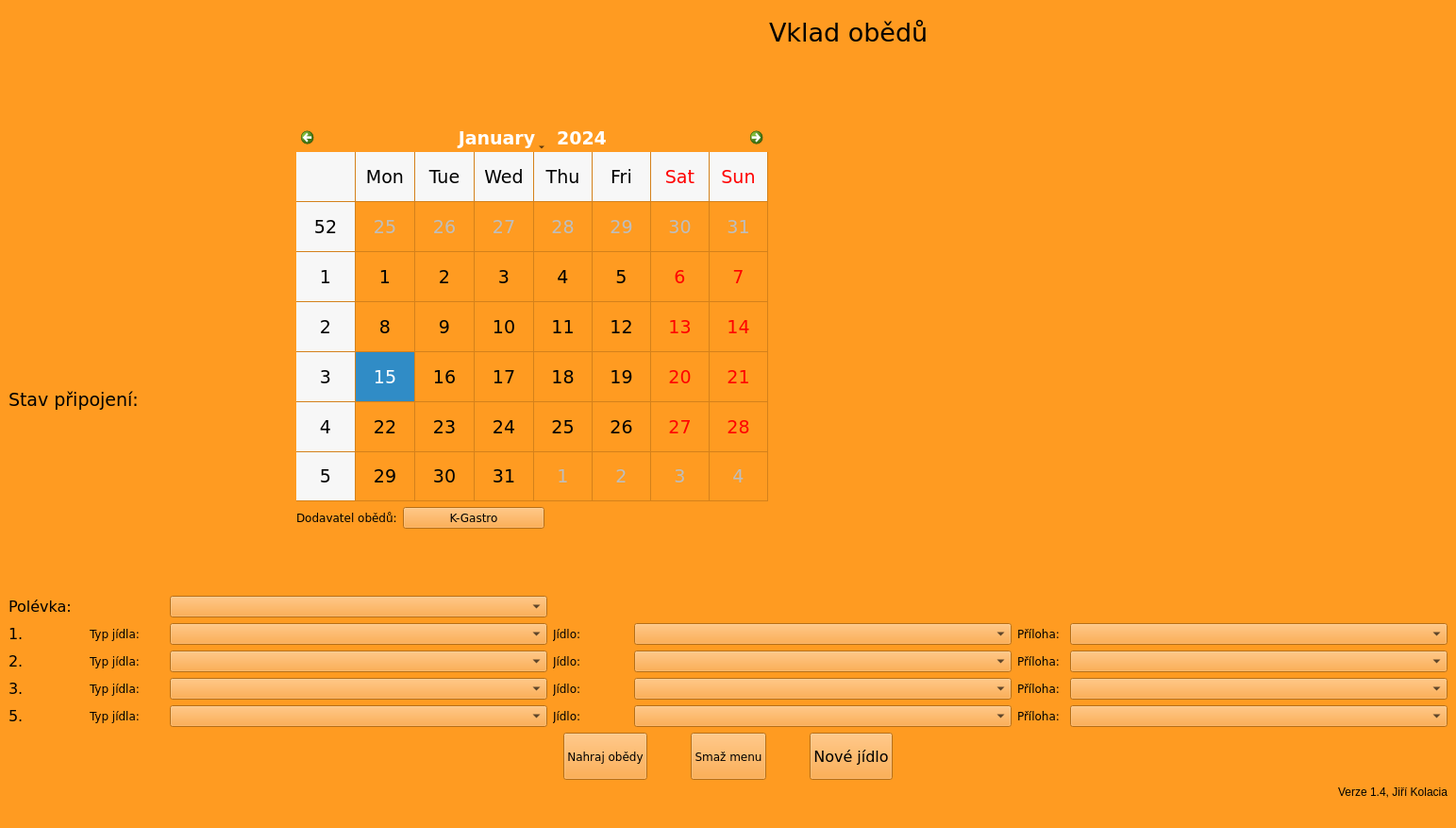
<?xml version="1.0" encoding="UTF-8"?>
<ui version="4.0">
 <class>MainWindow</class>
 <widget class="QMainWindow" name="MainWindow">
  <property name="geometry">
   <rect>
    <x>0</x>
    <y>0</y>
    <width>1543</width>
    <height>877</height>
   </rect>
  </property>
  <property name="windowTitle">
   <string>MainWindow</string>
  </property>
  <property name="styleSheet">
   <string notr="true">background-color: rgb(255, 155, 33);</string>
  </property>
  <widget class="QWidget" name="centralwidget">
   <layout class="QVBoxLayout" name="verticalLayout_6">
    <item>
     <layout class="QHBoxLayout" name="horizontalLayout_2">
      <item>
       <widget class="QLabel" name="label_8">
        <property name="minimumSize">
         <size>
          <width>250</width>
          <height>50</height>
         </size>
        </property>
        <property name="maximumSize">
         <size>
          <width>250</width>
          <height>50</height>
         </size>
        </property>
        <property name="styleSheet">
         <string notr="true">image: url(:/icons/ASTOTEC_logo_250x50.pngHIDE);</string>
        </property>
        <property name="text">
         <string/>
        </property>
       </widget>
      </item>
      <item>
       <spacer name="horizontalSpacer_13">
        <property name="orientation">
         <enum>Qt::Horizontal</enum>
        </property>
        <property name="sizeHint" stdset="0">
         <size>
          <width>40</width>
          <height>20</height>
         </size>
        </property>
       </spacer>
      </item>
      <item>
       <widget class="QLabel" name="label">
        <property name="font">
         <font>
          <family>Verdana</family>
          <pointsize>20</pointsize>
         </font>
        </property>
        <property name="text">
         <string>Vklad obědů</string>
        </property>
       </widget>
      </item>
      <item>
       <spacer name="horizontalSpacer_5">
        <property name="orientation">
         <enum>Qt::Horizontal</enum>
        </property>
        <property name="sizeHint" stdset="0">
         <size>
          <width>40</width>
          <height>20</height>
         </size>
        </property>
       </spacer>
      </item>
     </layout>
    </item>
    <item>
     <spacer name="verticalSpacer_2">
      <property name="orientation">
       <enum>Qt::Vertical</enum>
      </property>
      <property name="sizeHint" stdset="0">
       <size>
        <width>20</width>
        <height>17</height>
       </size>
      </property>
     </spacer>
    </item>
    <item>
     <layout class="QHBoxLayout" name="horizontalLayout_3">
      <item>
       <layout class="QVBoxLayout" name="verticalLayout_5">
        <item>
         <spacer name="verticalSpacer">
          <property name="orientation">
           <enum>Qt::Vertical</enum>
          </property>
          <property name="sizeHint" stdset="0">
           <size>
            <width>20</width>
            <height>40</height>
           </size>
          </property>
         </spacer>
        </item>
        <item>
         <layout class="QVBoxLayout" name="verticalLayout_4">
          <item>
           <widget class="QLabel" name="LBL_TrafficLight">
            <property name="minimumSize">
             <size>
              <width>0</width>
              <height>150</height>
             </size>
            </property>
            <property name="maximumSize">
             <size>
              <width>16777215</width>
              <height>150</height>
             </size>
            </property>
            <property name="styleSheet">
             <string notr="true">ximage: url(:/icons/Green.png);
border:0;
background-color: rgba( 255, 255, 255, 0% );</string>
            </property>
            <property name="text">
             <string/>
            </property>
           </widget>
          </item>
          <item>
           <layout class="QHBoxLayout" name="horizontalLayout_4">
            <item>
             <widget class="QLabel" name="label_3">
              <property name="maximumSize">
               <size>
                <width>16777215</width>
                <height>30</height>
               </size>
              </property>
              <property name="font">
               <font>
                <family>Verdana</family>
                <pointsize>14</pointsize>
               </font>
              </property>
              <property name="text">
               <string>Stav připojení:</string>
              </property>
             </widget>
            </item>
            <item>
             <widget class="QLabel" name="LE_Connection">
              <property name="minimumSize">
               <size>
                <width>40</width>
                <height>0</height>
               </size>
              </property>
              <property name="maximumSize">
               <size>
                <width>40</width>
                <height>30</height>
               </size>
              </property>
              <property name="font">
               <font>
                <family>Verdana</family>
                <pointsize>14</pointsize>
               </font>
              </property>
              <property name="text">
               <string/>
              </property>
             </widget>
            </item>
           </layout>
          </item>
         </layout>
        </item>
        <item>
         <spacer name="verticalSpacer_3">
          <property name="orientation">
           <enum>Qt::Vertical</enum>
          </property>
          <property name="sizeHint" stdset="0">
           <size>
            <width>20</width>
            <height>40</height>
           </size>
          </property>
         </spacer>
        </item>
       </layout>
      </item>
      <item>
       <spacer name="horizontalSpacer_3">
        <property name="orientation">
         <enum>Qt::Horizontal</enum>
        </property>
        <property name="sizeHint" stdset="0">
         <size>
          <width>40</width>
          <height>20</height>
         </size>
        </property>
       </spacer>
      </item>
      <item>
       <layout class="QVBoxLayout" name="verticalLayout_2">
        <item>
         <widget class="QCalendarWidget" name="LunchCalendar">
          <property name="minimumSize">
           <size>
            <width>500</width>
            <height>400</height>
           </size>
          </property>
          <property name="font">
           <font>
            <family>Verdana</family>
            <pointsize>14</pointsize>
           </font>
          </property>
          <property name="styleSheet">
           <string notr="true"/>
          </property>
          <property name="gridVisible">
           <bool>true</bool>
          </property>
         </widget>
        </item>
        <item>
         <layout class="QHBoxLayout" name="horizontalLayout_15">
          <item>
           <widget class="QLabel" name="label_10">
            <property name="font">
             <font>
              <family>Verdana</family>
             </font>
            </property>
            <property name="text">
             <string>Dodavatel obědů:</string>
            </property>
           </widget>
          </item>
          <item>
           <widget class="QPushButton" name="pushButton">
            <property name="minimumSize">
             <size>
              <width>150</width>
              <height>0</height>
             </size>
            </property>
            <property name="maximumSize">
             <size>
              <width>150</width>
              <height>16777215</height>
             </size>
            </property>
            <property name="font">
             <font>
              <family>Verdana</family>
             </font>
            </property>
            <property name="styleSheet">
             <string notr="true">
QPushButton:hover{  background: qlineargradient(spread:reflect, x1:0.1, y1:0.5, x2:1, y2:0, stop:0 rgba(160, 220, 255,255), stop:1 rgba(160, 220, 255, 255));
}



</string>
            </property>
            <property name="text">
             <string>K-Gastro</string>
            </property>
           </widget>
          </item>
          <item>
           <spacer name="horizontalSpacer_8">
            <property name="orientation">
             <enum>Qt::Horizontal</enum>
            </property>
            <property name="sizeHint" stdset="0">
             <size>
              <width>40</width>
              <height>20</height>
             </size>
            </property>
           </spacer>
          </item>
         </layout>
        </item>
       </layout>
      </item>
      <item>
       <spacer name="horizontalSpacer_2">
        <property name="orientation">
         <enum>Qt::Horizontal</enum>
        </property>
        <property name="sizeHint" stdset="0">
         <size>
          <width>40</width>
          <height>20</height>
         </size>
        </property>
       </spacer>
      </item>
      <item>
       <widget class="QLabel" name="label_5">
        <property name="sizePolicy">
         <sizepolicy hsizetype="Fixed" vsizetype="Fixed">
          <horstretch>0</horstretch>
          <verstretch>0</verstretch>
         </sizepolicy>
        </property>
        <property name="minimumSize">
         <size>
          <width>600</width>
          <height>400</height>
         </size>
        </property>
        <property name="maximumSize">
         <size>
          <width>600</width>
          <height>400</height>
         </size>
        </property>
        <property name="styleSheet">
         <string notr="true">image: url(:/icons/Sunny.JPEG);</string>
        </property>
        <property name="text">
         <string/>
        </property>
       </widget>
      </item>
     </layout>
    </item>
    <item>
     <spacer name="verticalSpacer_5">
      <property name="orientation">
       <enum>Qt::Vertical</enum>
      </property>
      <property name="sizeHint" stdset="0">
       <size>
        <width>20</width>
        <height>17</height>
       </size>
      </property>
     </spacer>
    </item>
    <item>
     <layout class="QVBoxLayout" name="verticalLayout_3">
      <item>
       <layout class="QVBoxLayout" name="verticalLayout">
        <item>
         <layout class="QHBoxLayout" name="horizontalLayout_11">
          <item>
           <widget class="QLabel" name="label_7">
            <property name="minimumSize">
             <size>
              <width>165</width>
              <height>0</height>
             </size>
            </property>
            <property name="font">
             <font>
              <family>Verdana</family>
              <pointsize>12</pointsize>
             </font>
            </property>
            <property name="text">
             <string>Polévka:</string>
            </property>
           </widget>
          </item>
          <item>
           <widget class="QComboBox" name="soup">
            <property name="minimumSize">
             <size>
              <width>400</width>
              <height>0</height>
             </size>
            </property>
            <property name="maximumSize">
             <size>
              <width>400</width>
              <height>16777215</height>
             </size>
            </property>
            <property name="font">
             <font>
              <family>Verdana</family>
             </font>
            </property>
           </widget>
          </item>
          <item>
           <spacer name="horizontalSpacer_12">
            <property name="orientation">
             <enum>Qt::Horizontal</enum>
            </property>
            <property name="sizeHint" stdset="0">
             <size>
              <width>40</width>
              <height>20</height>
             </size>
            </property>
           </spacer>
          </item>
         </layout>
        </item>
        <item>
         <layout class="QHBoxLayout" name="horizontalLayout_7">
          <item>
           <widget class="QLabel" name="n1">
            <property name="font">
             <font>
              <family>Verdana</family>
              <pointsize>12</pointsize>
             </font>
            </property>
            <property name="text">
             <string>1.</string>
            </property>
           </widget>
          </item>
          <item>
           <widget class="QLabel" name="lunch_type1">
            <property name="font">
             <font>
              <family>Verdana</family>
             </font>
            </property>
            <property name="text">
             <string>Typ jídla:</string>
            </property>
           </widget>
          </item>
          <item>
           <widget class="QComboBox" name="lunch_type_1">
            <property name="sizePolicy">
             <sizepolicy hsizetype="Preferred" vsizetype="Preferred">
              <horstretch>0</horstretch>
              <verstretch>0</verstretch>
             </sizepolicy>
            </property>
            <property name="minimumSize">
             <size>
              <width>400</width>
              <height>0</height>
             </size>
            </property>
            <property name="maximumSize">
             <size>
              <width>300</width>
              <height>16777215</height>
             </size>
            </property>
            <property name="font">
             <font>
              <family>Verdana</family>
             </font>
            </property>
           </widget>
          </item>
          <item>
           <widget class="QLabel" name="label_9">
            <property name="font">
             <font>
              <family>Verdana</family>
             </font>
            </property>
            <property name="text">
             <string>Jídlo:</string>
            </property>
           </widget>
          </item>
          <item>
           <widget class="QComboBox" name="lunch1">
            <property name="sizePolicy">
             <sizepolicy hsizetype="Preferred" vsizetype="Preferred">
              <horstretch>0</horstretch>
              <verstretch>0</verstretch>
             </sizepolicy>
            </property>
            <property name="minimumSize">
             <size>
              <width>400</width>
              <height>0</height>
             </size>
            </property>
            <property name="maximumSize">
             <size>
              <width>250</width>
              <height>16777215</height>
             </size>
            </property>
            <property name="font">
             <font>
              <family>Verdana</family>
             </font>
            </property>
           </widget>
          </item>
          <item>
           <widget class="QLabel" name="side_dish_5">
            <property name="maximumSize">
             <size>
              <width>50</width>
              <height>16777215</height>
             </size>
            </property>
            <property name="font">
             <font>
              <family>Verdana</family>
             </font>
            </property>
            <property name="text">
             <string>Příloha:</string>
            </property>
           </widget>
          </item>
          <item>
           <widget class="QComboBox" name="sidedish1">
            <property name="sizePolicy">
             <sizepolicy hsizetype="Preferred" vsizetype="Preferred">
              <horstretch>0</horstretch>
              <verstretch>0</verstretch>
             </sizepolicy>
            </property>
            <property name="minimumSize">
             <size>
              <width>400</width>
              <height>0</height>
             </size>
            </property>
            <property name="maximumSize">
             <size>
              <width>250</width>
              <height>16777215</height>
             </size>
            </property>
            <property name="font">
             <font>
              <family>Verdana</family>
             </font>
            </property>
           </widget>
          </item>
         </layout>
        </item>
        <item>
         <layout class="QHBoxLayout" name="horizontalLayout_8">
          <item>
           <widget class="QLabel" name="n2">
            <property name="font">
             <font>
              <family>Verdana</family>
              <pointsize>12</pointsize>
             </font>
            </property>
            <property name="text">
             <string>2.</string>
            </property>
           </widget>
          </item>
          <item>
           <widget class="QLabel" name="lunch_type2">
            <property name="font">
             <font>
              <family>Verdana</family>
             </font>
            </property>
            <property name="text">
             <string>Typ jídla:</string>
            </property>
           </widget>
          </item>
          <item>
           <widget class="QComboBox" name="lunch_type_2">
            <property name="sizePolicy">
             <sizepolicy hsizetype="Preferred" vsizetype="Preferred">
              <horstretch>0</horstretch>
              <verstretch>0</verstretch>
             </sizepolicy>
            </property>
            <property name="minimumSize">
             <size>
              <width>400</width>
              <height>0</height>
             </size>
            </property>
            <property name="maximumSize">
             <size>
              <width>100</width>
              <height>16777215</height>
             </size>
            </property>
            <property name="font">
             <font>
              <family>Verdana</family>
             </font>
            </property>
           </widget>
          </item>
          <item>
           <widget class="QLabel" name="label_11">
            <property name="font">
             <font>
              <family>Verdana</family>
             </font>
            </property>
            <property name="text">
             <string>Jídlo:</string>
            </property>
           </widget>
          </item>
          <item>
           <widget class="QComboBox" name="lunch2">
            <property name="sizePolicy">
             <sizepolicy hsizetype="Preferred" vsizetype="Preferred">
              <horstretch>0</horstretch>
              <verstretch>0</verstretch>
             </sizepolicy>
            </property>
            <property name="minimumSize">
             <size>
              <width>400</width>
              <height>0</height>
             </size>
            </property>
            <property name="maximumSize">
             <size>
              <width>250</width>
              <height>16777215</height>
             </size>
            </property>
            <property name="font">
             <font>
              <family>Verdana</family>
             </font>
            </property>
           </widget>
          </item>
          <item>
           <widget class="QLabel" name="side_dish">
            <property name="sizePolicy">
             <sizepolicy hsizetype="Preferred" vsizetype="Preferred">
              <horstretch>0</horstretch>
              <verstretch>0</verstretch>
             </sizepolicy>
            </property>
            <property name="minimumSize">
             <size>
              <width>0</width>
              <height>0</height>
             </size>
            </property>
            <property name="maximumSize">
             <size>
              <width>50</width>
              <height>16777215</height>
             </size>
            </property>
            <property name="baseSize">
             <size>
              <width>1</width>
              <height>0</height>
             </size>
            </property>
            <property name="font">
             <font>
              <family>Verdana</family>
             </font>
            </property>
            <property name="text">
             <string>Příloha:</string>
            </property>
           </widget>
          </item>
          <item>
           <widget class="QComboBox" name="sidedish2">
            <property name="sizePolicy">
             <sizepolicy hsizetype="Preferred" vsizetype="Preferred">
              <horstretch>0</horstretch>
              <verstretch>0</verstretch>
             </sizepolicy>
            </property>
            <property name="minimumSize">
             <size>
              <width>400</width>
              <height>0</height>
             </size>
            </property>
            <property name="maximumSize">
             <size>
              <width>250</width>
              <height>16777215</height>
             </size>
            </property>
            <property name="font">
             <font>
              <family>Verdana</family>
             </font>
            </property>
           </widget>
          </item>
         </layout>
        </item>
        <item>
         <layout class="QHBoxLayout" name="horizontalLayout_9">
          <item>
           <widget class="QLabel" name="n3">
            <property name="font">
             <font>
              <family>Verdana</family>
              <pointsize>12</pointsize>
             </font>
            </property>
            <property name="text">
             <string>3.</string>
            </property>
           </widget>
          </item>
          <item>
           <widget class="QLabel" name="lunch_type3">
            <property name="font">
             <font>
              <family>Verdana</family>
             </font>
            </property>
            <property name="text">
             <string>Typ jídla:</string>
            </property>
           </widget>
          </item>
          <item>
           <widget class="QComboBox" name="lunch_type_3">
            <property name="sizePolicy">
             <sizepolicy hsizetype="Preferred" vsizetype="Preferred">
              <horstretch>0</horstretch>
              <verstretch>0</verstretch>
             </sizepolicy>
            </property>
            <property name="minimumSize">
             <size>
              <width>400</width>
              <height>0</height>
             </size>
            </property>
            <property name="maximumSize">
             <size>
              <width>100</width>
              <height>16777215</height>
             </size>
            </property>
            <property name="font">
             <font>
              <family>Verdana</family>
             </font>
            </property>
           </widget>
          </item>
          <item>
           <widget class="QLabel" name="label_12">
            <property name="font">
             <font>
              <family>Verdana</family>
             </font>
            </property>
            <property name="text">
             <string>Jídlo:</string>
            </property>
           </widget>
          </item>
          <item>
           <widget class="QComboBox" name="lunch3">
            <property name="sizePolicy">
             <sizepolicy hsizetype="Preferred" vsizetype="Preferred">
              <horstretch>0</horstretch>
              <verstretch>0</verstretch>
             </sizepolicy>
            </property>
            <property name="minimumSize">
             <size>
              <width>400</width>
              <height>0</height>
             </size>
            </property>
            <property name="maximumSize">
             <size>
              <width>250</width>
              <height>16777215</height>
             </size>
            </property>
            <property name="font">
             <font>
              <family>Verdana</family>
             </font>
            </property>
           </widget>
          </item>
          <item>
           <widget class="QLabel" name="side_dish_2">
            <property name="maximumSize">
             <size>
              <width>50</width>
              <height>16777215</height>
             </size>
            </property>
            <property name="font">
             <font>
              <family>Verdana</family>
             </font>
            </property>
            <property name="text">
             <string>Příloha:</string>
            </property>
           </widget>
          </item>
          <item>
           <widget class="QComboBox" name="sidedish3">
            <property name="sizePolicy">
             <sizepolicy hsizetype="Preferred" vsizetype="Preferred">
              <horstretch>0</horstretch>
              <verstretch>0</verstretch>
             </sizepolicy>
            </property>
            <property name="minimumSize">
             <size>
              <width>400</width>
              <height>0</height>
             </size>
            </property>
            <property name="maximumSize">
             <size>
              <width>250</width>
              <height>16777215</height>
             </size>
            </property>
            <property name="font">
             <font>
              <family>Verdana</family>
             </font>
            </property>
           </widget>
          </item>
         </layout>
        </item>
        <item>
         <layout class="QHBoxLayout" name="horizontalLayout_10">
          <item>
           <widget class="QLabel" name="n5">
            <property name="font">
             <font>
              <family>Verdana</family>
              <pointsize>12</pointsize>
             </font>
            </property>
            <property name="text">
             <string>5.</string>
            </property>
           </widget>
          </item>
          <item>
           <widget class="QLabel" name="lunch_type5">
            <property name="font">
             <font>
              <family>Verdana</family>
             </font>
            </property>
            <property name="text">
             <string>Typ jídla:</string>
            </property>
           </widget>
          </item>
          <item>
           <widget class="QComboBox" name="lunch_type_5">
            <property name="sizePolicy">
             <sizepolicy hsizetype="Preferred" vsizetype="Preferred">
              <horstretch>0</horstretch>
              <verstretch>0</verstretch>
             </sizepolicy>
            </property>
            <property name="minimumSize">
             <size>
              <width>400</width>
              <height>0</height>
             </size>
            </property>
            <property name="maximumSize">
             <size>
              <width>100</width>
              <height>16777215</height>
             </size>
            </property>
            <property name="font">
             <font>
              <family>Verdana</family>
             </font>
            </property>
           </widget>
          </item>
          <item>
           <widget class="QLabel" name="label_14">
            <property name="font">
             <font>
              <family>Verdana</family>
             </font>
            </property>
            <property name="text">
             <string>Jídlo:</string>
            </property>
           </widget>
          </item>
          <item>
           <widget class="QComboBox" name="lunch5">
            <property name="sizePolicy">
             <sizepolicy hsizetype="Preferred" vsizetype="Preferred">
              <horstretch>0</horstretch>
              <verstretch>0</verstretch>
             </sizepolicy>
            </property>
            <property name="minimumSize">
             <size>
              <width>400</width>
              <height>0</height>
             </size>
            </property>
            <property name="maximumSize">
             <size>
              <width>250</width>
              <height>16777215</height>
             </size>
            </property>
            <property name="font">
             <font>
              <family>Verdana</family>
             </font>
            </property>
           </widget>
          </item>
          <item>
           <widget class="QLabel" name="side_dish_4">
            <property name="maximumSize">
             <size>
              <width>50</width>
              <height>16777215</height>
             </size>
            </property>
            <property name="font">
             <font>
              <family>Verdana</family>
             </font>
            </property>
            <property name="text">
             <string>Příloha:</string>
            </property>
           </widget>
          </item>
          <item>
           <widget class="QComboBox" name="sidedish5">
            <property name="sizePolicy">
             <sizepolicy hsizetype="Preferred" vsizetype="Preferred">
              <horstretch>0</horstretch>
              <verstretch>0</verstretch>
             </sizepolicy>
            </property>
            <property name="minimumSize">
             <size>
              <width>400</width>
              <height>0</height>
             </size>
            </property>
            <property name="maximumSize">
             <size>
              <width>250</width>
              <height>16777215</height>
             </size>
            </property>
            <property name="font">
             <font>
              <family>Verdana</family>
             </font>
            </property>
           </widget>
          </item>
         </layout>
        </item>
       </layout>
      </item>
      <item>
       <layout class="QHBoxLayout" name="horizontalLayout">
        <item>
         <spacer name="horizontalSpacer_14">
          <property name="orientation">
           <enum>Qt::Horizontal</enum>
          </property>
          <property name="sizeHint" stdset="0">
           <size>
            <width>40</width>
            <height>20</height>
           </size>
          </property>
         </spacer>
        </item>
        <item>
         <widget class="QPushButton" name="load_menu_day">
          <property name="minimumSize">
           <size>
            <width>0</width>
            <height>50</height>
           </size>
          </property>
          <property name="font">
           <font>
            <family>Verdana</family>
           </font>
          </property>
          <property name="styleSheet">
           <string notr="true">
QPushButton:hover{  background: qlineargradient(spread:reflect, x1:0.1, y1:0.5, x2:1, y2:0, stop:0 rgba(160, 220, 255,255), stop:1 rgba(160, 220, 255, 255));
}



</string>
          </property>
          <property name="text">
           <string>Nahraj obědy</string>
          </property>
         </widget>
        </item>
        <item>
         <spacer name="horizontalSpacer_6">
          <property name="orientation">
           <enum>Qt::Horizontal</enum>
          </property>
          <property name="sizeType">
           <enum>QSizePolicy::Minimum</enum>
          </property>
          <property name="sizeHint" stdset="0">
           <size>
            <width>40</width>
            <height>20</height>
           </size>
          </property>
         </spacer>
        </item>
        <item>
         <widget class="QPushButton" name="delete_menu">
          <property name="minimumSize">
           <size>
            <width>0</width>
            <height>50</height>
           </size>
          </property>
          <property name="font">
           <font>
            <family>Verdana</family>
           </font>
          </property>
          <property name="styleSheet">
           <string notr="true">
QPushButton:hover{  background: qlineargradient(spread:reflect, x1:0.1, y1:0.5, x2:1, y2:0, stop:0 rgba(160, 220, 255,255), stop:1 rgba(160, 220, 255, 255));
}



</string>
          </property>
          <property name="text">
           <string>Smaž menu</string>
          </property>
         </widget>
        </item>
        <item>
         <spacer name="horizontalSpacer_4">
          <property name="orientation">
           <enum>Qt::Horizontal</enum>
          </property>
          <property name="sizeType">
           <enum>QSizePolicy::Minimum</enum>
          </property>
          <property name="sizeHint" stdset="0">
           <size>
            <width>40</width>
            <height>20</height>
           </size>
          </property>
         </spacer>
        </item>
        <item>
         <widget class="QPushButton" name="PB_New_Meal">
          <property name="minimumSize">
           <size>
            <width>0</width>
            <height>50</height>
           </size>
          </property>
          <property name="font">
           <font>
            <family>Verdana</family>
            <pointsize>12</pointsize>
           </font>
          </property>
          <property name="text">
           <string>Nové jídlo</string>
          </property>
         </widget>
        </item>
        <item>
         <spacer name="horizontalSpacer">
          <property name="orientation">
           <enum>Qt::Horizontal</enum>
          </property>
          <property name="sizeHint" stdset="0">
           <size>
            <width>40</width>
            <height>20</height>
           </size>
          </property>
         </spacer>
        </item>
       </layout>
      </item>
     </layout>
    </item>
    <item>
     <widget class="QLabel" name="label_6">
      <property name="layoutDirection">
       <enum>Qt::LeftToRight</enum>
      </property>
      <property name="text">
       <string>Verze 1.4, Jiří Kolacia</string>
      </property>
      <property name="alignment">
       <set>Qt::AlignRight|Qt::AlignTrailing|Qt::AlignVCenter</set>
      </property>
     </widget>
    </item>
   </layout>
  </widget>
  <widget class="QMenuBar" name="menubar">
   <property name="geometry">
    <rect>
     <x>0</x>
     <y>0</y>
     <width>1543</width>
     <height>20</height>
    </rect>
   </property>
  </widget>
  <widget class="QStatusBar" name="statusbar"/>
 </widget>
 <resources/>
 <connections/>
</ui>
